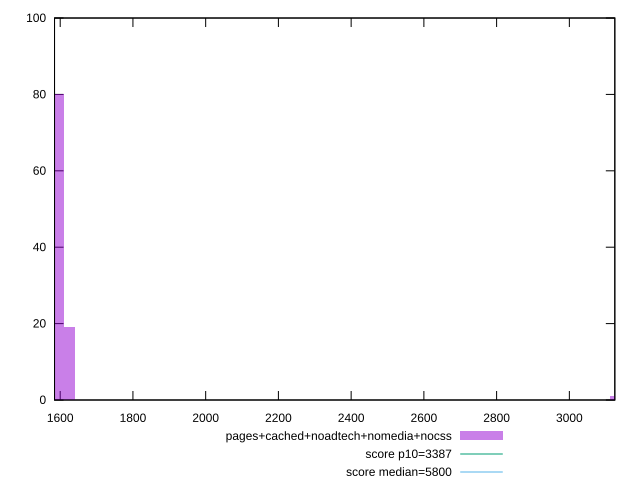

gnuplot code for this plot:
reset

$pagesCachedNoadtechNomediaNocss <<EOF
3127.3760934763663 1
1594.9618076729466 80
1626.2355686077103 19
EOF

set key outside below
set boxwidth 31.27376093476366
set xrange [1584.4194:3125.0302718872085]
set yrange [0:100]
set trange [0:100]
set style fill transparent solid 0.5 noborder

set parametric
set terminal svg size 640, 490 enhanced background rgb 'white'
set output "report_00018_2021-02-10T15-25-16.877Z/speed-index/comparison/histogram/4_vs_5.svg"

plot $pagesCachedNoadtechNomediaNocss title "pages+cached+noadtech+nomedia+nocss" with boxes, \
     3387,t title "score p10=3387", \
     5800,t title "score median=5800"

reset
